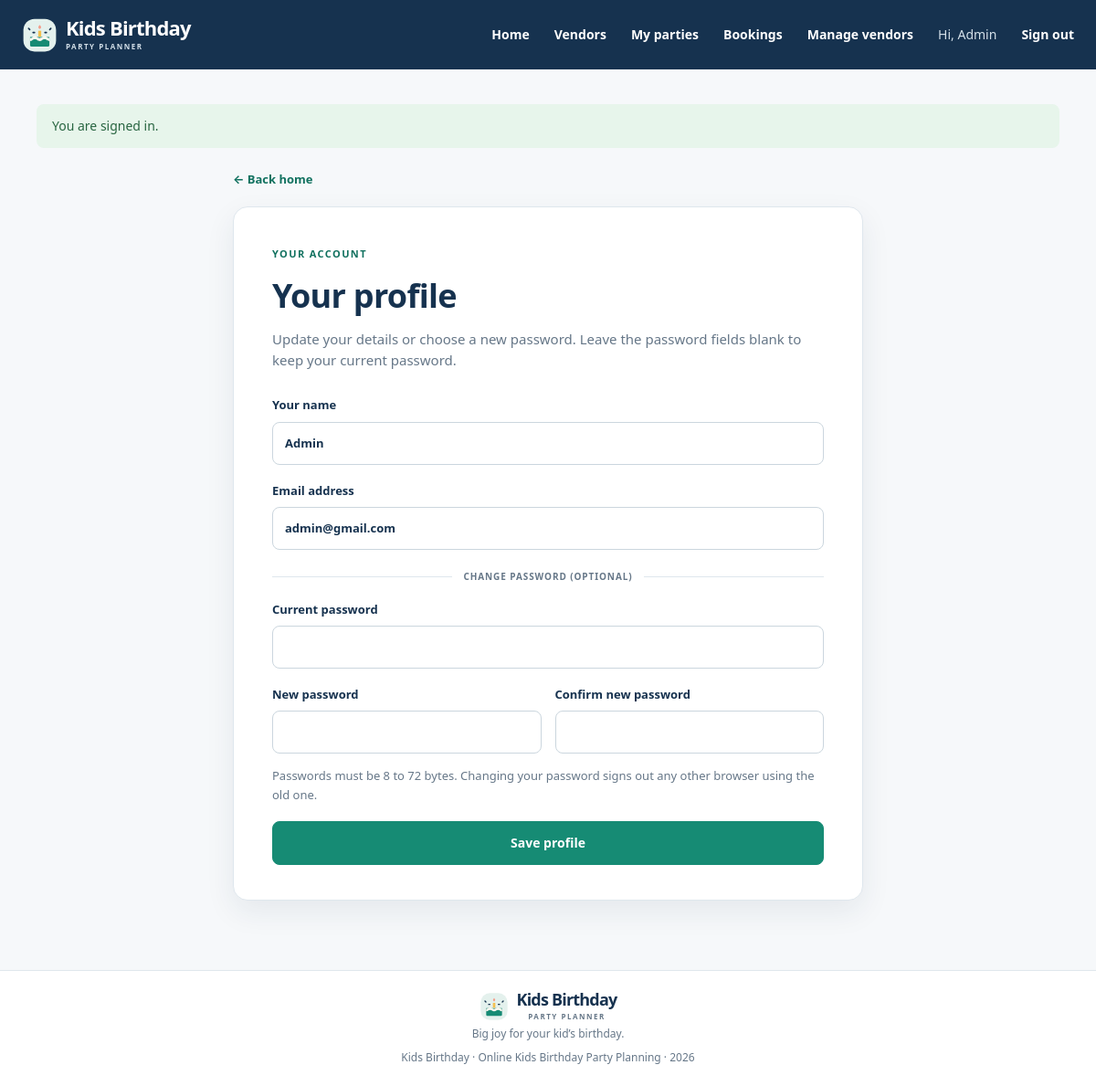
/index.php?r=profile (signed in), run on the app's committed database.
### tables this page shows
CREATE TABLE IF NOT EXISTS users (
    user_id INT UNSIGNED NOT NULL AUTO_INCREMENT,
    username VARCHAR(80) NOT NULL,
    email VARCHAR(190) NOT NULL,
    password_hash VARCHAR(255) NOT NULL,
    role ENUM('parent', 'admin') NOT NULL DEFAULT 'parent',
    created_at TIMESTAMP NOT NULL DEFAULT CURRENT_TIMESTAMP,
    PRIMARY KEY (user_id),
    UNIQUE KEY uq_users_email (email)
);

### app/Core/helpers.php (called while the page is built, shortened)
<?php
function db(): PDO
{
    return Database::connection();
}
function e($value): string
{
    return htmlspecialchars((string) $value, ENT_QUOTES | ENT_SUBSTITUTE, 'UTF-8');
}
function form_value(string $key, $default = ''): string
{
    return is_scalar($default) || $default === null ? (string) $default : '';
}
function current_user(): ?array
{
    return $_SESSION['user'] ?? null;
}
function require_login(): array
{
    $user = current_user();
    return $user;
}
function render(string $view, array $data = []): void
{
    extract($data, EXTR_SKIP);
    $viewFile = __DIR__ . '/../Views/' . $view . '.php';
    require __DIR__ . '/../Views/layout/header.php';
    require $viewFile;
    require __DIR__ . '/../Views/layout/footer.php';
}
function take_flashes(): array
{
    $messages = $_SESSION['flash'] ?? [];
    return $messages;
}

### app/Controllers/ProfileController.php (called while the page is built, shortened)
<?php
final class ProfileController
{
    public static function edit(): void
    {
        $user = require_login();
        $person = User::find((int) $user['user_id']);
        render('profile/edit', ['title' => 'Your profile', 'person' => $person, 'errors' => []]);
    }
}

### app/Core/Database.php (called while the page is built, shortened)
<?php
final class Database
{
    private static ?PDO $connection = null;
    public static function connection(): PDO
    {
        if (self::$connection === null) {
            $config = require dirname(__DIR__, 2) . '/config/database.php';
            $dsn = sprintf(
                'mysql:host=%s;port=%s;dbname=%s;charset=%s',
                $config['host'],
                $config['port'],
                $config['database'],
                $config['charset']
            );
            self::$connection = new PDO($dsn, $config['username'], $config['password'], [
                PDO::ATTR_ERRMODE => PDO::ERRMODE_EXCEPTION,
                PDO::ATTR_DEFAULT_FETCH_MODE => PDO::FETCH_ASSOC,
                PDO::ATTR_EMULATE_PREPARES => false,
            ]);
        }
        return self::$connection;
    }
}

### app/Models/User.php (called while the page is built, shortened)
<?php
final class User
{
    public static function find(int $id): ?array
    {
        $statement = db()->prepare('SELECT user_id, username, email, role, created_at FROM users WHERE user_id = ?');
        $statement->execute([$id]);
        $user = $statement->fetch();
        return $user ?: null;
    }
}

### config/database.php (called while the page is built)
<?php
return [
    'host' => getenv('DB_HOST') ?: '127.0.0.1',
    'port' => getenv('DB_PORT') ?: '3306',
    'database' => getenv('DB_NAME') ?: 'kids_party_planner',
    'username' => getenv('DB_USER') ?: 'root',
    'password' => getenv('DB_PASS') !== false ? getenv('DB_PASS') : '',
    'charset' => 'utf8mb4',
];

### app/bootstrap.php (called while the page is built, shortened)
<?php
require_once __DIR__ . '/Core/Database.php';
require_once __DIR__ . '/Core/helpers.php';
require_once __DIR__ . '/Models/User.php';
require_once __DIR__ . '/Controllers/ProfileController.php';
if (!empty($_SESSION['user'])) {
    $sessionUser = User::find((int) $_SESSION['user']['user_id']);
}

### app/Views/profile/edit.php (the view, shortened to what this page needs)
<?php $formData = $values ?? $person ?? []; ?>
<section class="narrow-section">
    <a class="back-link" href="index.php?r=home">← Back home</a>
    <div class="form-panel panel-wide">
        <span class="eyebrow">YOUR ACCOUNT</span>
        <h1>Your profile</h1>
        <p class="muted">Update your details or choose a new password. Leave the password fields blank to keep your current password.</p>
        <form method="post" action="index.php?r=profile/update" class="stack-form" data-client-validation>
            <label>Your name
                <input type="text" name="username" value="<?= e(form_value('username', $formData['username'] ?? '')) ?>" required minlength="2" maxlength="80" autocomplete="name">
            </label>
            <label>Email address
                <input type="email" name="email" value="<?= e(form_value('email', $formData['email'] ?? '')) ?>" required maxlength="190" autocomplete="email">
            </label>
            <div class="form-divider"><span>Change password (optional)</span></div>
            <label>Current password
                <input type="password" name="current_password" minlength="8" autocomplete="current-password">
            </label>
            <div class="form-row">
                <label>New password
                    <input type="password" name="new_password" minlength="8" maxlength="72" autocomplete="new-password">
                </label>
                <label>Confirm new password
                    <input type="password" name="confirm_password" minlength="8" maxlength="72" autocomplete="new-password">
                </label>
            </div>
            <p class="form-note">Passwords must be 8 to 72 bytes. Changing your password signs out any other browser using the old one.</p>
            <button class="button" type="submit">Save profile</button>
        </form>
    </div>
</section>

### app/Views/layout/header.php (shortened to what this page needs)
<?php $flashes = take_flashes(); ?>
<!doctype html>
<html lang="en">
<head>
    <link rel="stylesheet" href="assets/css/style.css?v=2">
</head>
<body>
<header class="site-header">
    <div class="nav-wrap">
        <a class="brand" href="index.php?r=home" aria-label="Kids Birthday home">
            <img class="brand-mark" src="assets/images/birthday-mark.svg" alt="">
            <span class="brand-copy"><span class="brand-name">Kids Birthday</span><span class="brand-caption">PARTY PLANNER</span></span>
        </a>
        <nav class="main-nav" id="main-navigation" aria-label="Main navigation">
            <a href="index.php?r=home">Home</a>
            <a href="index.php?r=vendors">Vendors</a>
            <?php if (current_user()): ?>
                <a href="index.php?r=parties">My parties</a>
                <a href="index.php?r=bookings">Bookings</a>
                <?php if (current_user()['role'] === 'admin'): ?>
                    <a href="index.php?r=vendors/manage">Manage vendors</a>
                <?php endif; ?>
                <a class="nav-user" href="index.php?r=profile" title="Your profile">Hi, <?= e(current_user()['role'] === 'admin' ? 'Admin' : current_user()['username']) ?></a>
                <form class="nav-logout" method="post" action="index.php?r=logout">
                    <button class="link-button" type="submit">Sign out</button>
                </form>
            <?php else: ?>
                <a href="index.php?r=login">Sign in</a>
                <a class="button button-small" href="index.php?r=register">Get started</a>
            <?php endif; ?>
        </nav>
    </div>
</header>
<main class="main-content" id="main-content">
    <?php foreach ($flashes as $flash): ?>
        <div class="flash flash-<?= e($flash['type']) ?>" role="status"><?= e($flash['message']) ?></div>
    <?php endforeach; ?>

### assets/css/style.css (style rules this page uses)
:root { --ink: #16324f; --muted: #667788; --accent: #168b74; --accent-dark: #11715f; --accent-soft: #e5f2ee; --peach: #fce9dc; --mint: #e4f1ed; --cream: #f6f8fa; --line: #dfe7ed; --white: #fff; --shadow: 0 12px 32px rgba(22, 50, 79, .08); font-family: system-ui, -apple-system, BlinkMacSystemFont, "Segoe UI", sans-serif; color: var(--ink); background: var(--cream); font-synthesis: none; text-rendering: optimizeLegibility; }
* { box-sizing: border-box; font-style: normal; }
body { margin: 0; background: var(--cream); font-size: 15px; line-height: 1.55; }
a { color: var(--accent-dark); text-decoration: none; }
button, input, select { font: inherit; }
button, select { cursor: pointer; }
.main-content { width: min(1120px, calc(100% - 48px)); min-height: calc(100vh - 180px); margin: 0 auto; padding: 38px 0 76px; }
.site-header { position: sticky; z-index: 20; top: 0; background: var(--ink); color: white; }
.nav-wrap { width: min(1200px, calc(100% - 48px)); height: 76px; margin: auto; display: flex; justify-content: space-between; align-items: center; }
.brand { display: inline-flex; align-items: center; gap: 9px; color: var(--ink); font-size: 22px; font-weight: 700; letter-spacing: -.8px; }
.site-header .brand { color: white; }
.site-header .brand-caption { color: #d4e0e9; }
.brand-mark { display: block; width: 39px; height: 39px; object-fit: contain; }
.brand-copy { display: grid; gap: 4px; }
.brand-name { line-height: 1; }
.brand-caption { color: var(--muted); font-size: 8px; font-weight: 700; letter-spacing: 1.5px; }
.main-nav { display: flex; align-items: center; gap: 27px; font-size: 14px; font-weight: 600; }
.main-nav > a:not(.button), .main-nav .link-button { color: white; }
.nav-user { color: #d4e0e9; font-weight: 500; }
.main-nav > a.nav-user { color: #d4e0e9; }
.nav-logout { margin: 0; }
.link-button { padding: 0; border: 0; background: transparent; font-size: inherit; font-weight: 600; }
.button { display: inline-flex; min-height: 48px; align-items: center; justify-content: center; gap: 14px; padding: 0 22px; border: 1px solid var(--accent); border-radius: 8px; background: var(--accent); color: white; font-size: 14px; font-weight: 700; transition: .2s ease; }
.flash { margin: 0 auto 20px; padding: 13px 17px; border-radius: 8px; font-size: 14px; }
.flash-success { background: #e7f5eb; color: #286541; }
.eyebrow { color: var(--accent-dark); font-size: 11px; font-weight: 700; letter-spacing: 1.4px; }
h1, h2, h3, p { margin-top: 0; }
h1, h2 { font-family: inherit; letter-spacing: -.7px; }
.narrow-section { max-width: 690px; margin: 0 auto; }
.back-link { display: inline-block; margin: 4px 0 20px; font-size: 13px; font-weight: 700; }
.form-panel { padding: 34px; border: 1px solid var(--line); border-radius: 16px; background: white; box-shadow: var(--shadow); }
.panel-wide { padding: 38px 42px; }
.form-panel h1 { margin: 8px 0 8px; font-size: 36px; }
.muted { color: var(--muted); }
.stack-form { display: grid; gap: 18px; margin-top: 24px; }
.stack-form label { display: grid; gap: 8px; color: var(--ink); font-size: 13px; font-weight: 600; }
.stack-form input, .stack-form select, .inline-form select { width: 100%; min-height: 47px; padding: 10px 13px; border: 1px solid #cbd6de; border-radius: 8px; outline: none; background: white; color: var(--ink); }
.form-divider { display: flex; align-items: center; gap: 12px; margin: 4px 0 0; color: var(--muted); font-size: 10px; font-weight: 700; letter-spacing: .9px; text-transform: uppercase; }
.form-divider::before, .form-divider::after { content: ""; height: 1px; flex: 1; background: var(--line); }
.form-row { display: grid; grid-template-columns: 1fr 1fr; gap: 15px; }
.form-note { margin: -4px 0 0; color: var(--muted); font-size: 13px; line-height: 1.6; }
.form-panel .stack-form { margin-top: 27px; }

### data on the page
users: role "Admin", username "Admin", email "admin@gmail.com"

### other printed values
$flash['message'] "You are signed in."
